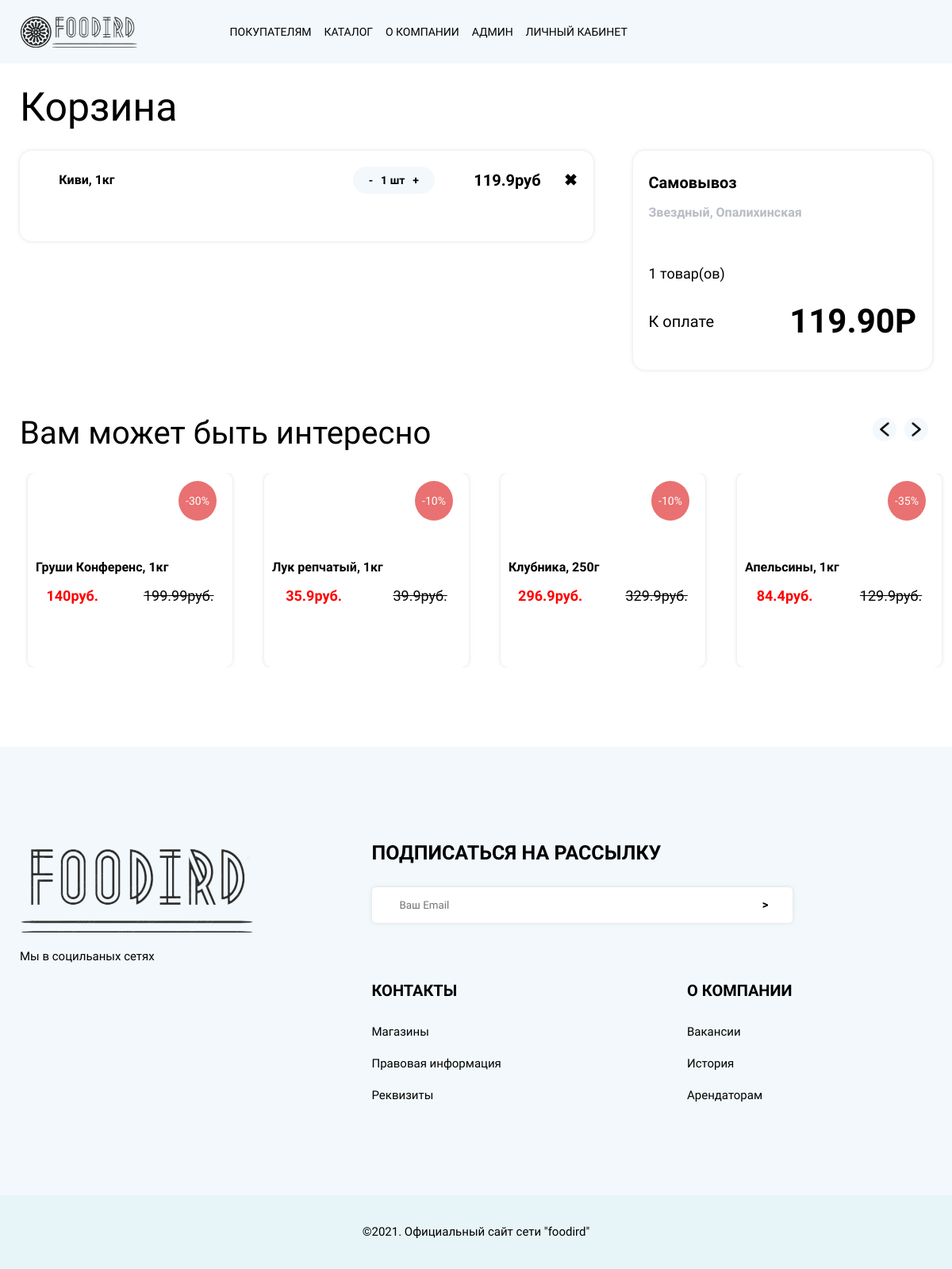
Screenshot of /cart/index.php (signed in) with the database file from the repository.
### tables this page shows
CREATE TABLE `products` (
  `product_id` int NOT NULL,
  `product_name` varchar(255) NOT NULL,
  `product_price` float NOT NULL,
  `supplier_id` int NOT NULL,
  `discount_id` int DEFAULT NULL,
  `category_id` int NOT NULL,
  `product_path` varchar(50) NOT NULL
);

CREATE TABLE `discounts` (
  `discount_id` int NOT NULL,
  `discount_value` float NOT NULL
);

### cart/index.php (the view, shortened to what this page needs)
<?php
require_once "../db/connect.php";
$sql_id = "select product_id from cart where email = :email";
$query_id = $pdo -> prepare($sql_id);
$query_id -> execute([
    'email' => $_SESSION['login']
]);
$id = $query_id ->fetchAll(PDO::FETCH_ASSOC);
$cart_products = array();
foreach ($id as $key) {
    $sql_cart_products = "select product_id, product_name, product_path, product_price, category_id, discount_value from products inner
    join discounts on products.discount_id = discounts.discount_id where product_id = :product";
    $query_cart_products = $pdo -> prepare($sql_cart_products);
    $query_cart_products -> execute([
        'product' => $key['product_id']
    ]);
    $cart_products[] = $query_cart_products -> fetchAll();
}
$cart_categories_sql = "select category_id from products inner join cart on products.product_id = cart.product_id where products.product_id = cart.product_id  and cart.email = :login group by(category_id)";
$cart_categories_query = $pdo -> prepare($cart_categories_sql);
$cart_categories_query -> execute([
    'login' => $_SESSION['login']
]);
$cart_categories = $cart_categories_query -> fetchAll();
$similar_slider_products = array();
foreach ($cart_categories as $key) {
    $similar_slider_products_sql = "select products.product_id, product_name, product_price, product_path, products.discount_id, discount_value, category_id from products left outer join
    cart on products.product_id = cart.product_id inner join discounts on products.discount_id = discounts.discount_id where category_id = :id and cart.cart_id is null order by rand()";
    $similar_cart_products_query = $pdo -> prepare($similar_slider_products_sql);
    $similar_cart_products_query -> execute([
        'id' => $key['category_id']
    ]);
    $similar_slider_products[] = $similar_cart_products_query -> fetchAll();
}
?>
<!DOCTYPE html>
<html lang="en">
<head>
    <link rel="stylesheet" href="css/style.css">
</head>
<body>
    <header class="header">
    <div class="header__wrapper">
        <div class="header__container container">
            <div class="header__body">
                <div class="header__main">
                    <a class="logo" href="../main/index.php">
                        <img src="img/logo.png" alt="">
                        <img src="img/logo-text.png" alt="logo">
                    </a>
                    <div class="header__menu menu">
                        <nav class="menu__body">
                            <ul class="menu__list">
                                <li class="menu__item"><a class="menu__link" href="404/404.htm">Покупателям</a></li>
                                <li class="menu__item"><a class="menu__link" href="../catalog/index.php">Каталог</a></li>
                                <li class="menu__item"><a class="menu__link" href="404/404.htm">О компании</a></li>
                                <?php
                                if($_SESSION['role'] == 1){
                                    echo '<li class="menu__item"><a class="menu__link" href="../admin/index.php">Админ</a></li>';
                                }
                                ?>
                                <?php
                                    if(isset($_SESSION['login'])){
                                        echo '<li class="menu__item"><a class="menu__link" href="../account/index.php">Личный кабинет</a></li>';
                                    }
                                    else{
                                        echo '<li class="menu__item"><a class="menu__link" href="../reglog/log.php">Личный кабинет</a></li>';
                                    }
                                ?>
                            </ul>
                        </nav>
                    </div>
                </div>
                <div class="header-actions actions-header">
                    <a href="#" class="actions-header__item actions-header__item_search _icon-search"></a>
                    <?php
                    if(isset($_SESSION['login'])){
                        echo '<a href="../controllers/logout.php" class="actions-header__item actions-header__item_favorites _icon-logout"></a>';
                    }
                    else{
                        echo '<a href="../reglog/log.php" class="actions-header__item actions-header__item_favorites _icon-user"></a>';
                    }
                    ?>
                    <div class="actions-header__item cart-header">
                        <a href="../cart/index.php" class="cart-header__icon _icon-cart"></a>
                    </div>
                </div>
            </div>
        </div>
    </div>
</header>
    <main style="position: relative">
        <section class="cart search-bot">
    <div class="cart__container container">
        <div class="cart__wrapper">
            <div class="cart__title title">
                <h1>Корзина</h1>
            </div>
            <div class="cart__body">
                <div class="cart__content">
                    <?php
                    if(empty($cart_products)){
                        echo '
                        <div class="cart-empty">
                            <div class="cart-empty__image">
                                <img src="img/cart.svg" alt="">
                            </div>
                            <div class="cart-empty__text">
                                <h4>В корзине пока нет товаров</h4>
                                <a class="btn" href="../catalog/index.php">Начать покупки</a>
                            </div>
                        </div>
                        ';
                    }
                    else{
                        if(isset($_SESSION['login'])){
                            foreach ($cart_products as $key) {
                                echo '<div data-id="'. $key[0]['product_id'] .'" data-category="'. $key[0]['category_id'] .'" class="cart__item item-cart">
                            <div class="item-cart__preview">
                                <a href="../product/index.php?id='. $key[0]['product_id'] .'&category='. $key[0]['category_id'] .'">
                                    <img src="'. $key[0]['product_path'] .'" alt="">
                                </a>
                            </div>
                            <div class="item-cart__name">'. $key[0]['product_name'].'</div>
                            <div class="item-cart__count count-cart">
                                <div class="count-cart__minus"><a class="minus">-</a></div>
                                <div class="count-cart__quantity"><span>1</span> шт</div>
                                <div class="count-cart__plus"><a class="plus" >+</a></div>
                            </div>
                            <div class="item-cart__price" data-price='. $key[0]['product_price'] .'><span>'. $key[0]['product_price'] .'</span>руб</div>
                            <a href="#" class="item-cart__delete" data-id="'. $key[0]['product_id'] .'" style="color: #000">&#10006;</a>
                        </div>';
                            }
                        }
                        else{
                            echo '<div class="cart__item item-cart">Войдите в аккаунт или зарегистрируйтесь, чтобы пользоваться корзиной</div>';
                        }
                    }
                    ?>
                </div>
                <div class="cart__finish finish-cart">
                    <div class="finish-cart__type">Самовывоз</div>
                    <div class="finish-cart__address">Звездный, Опалихинская</div>
                    <div class="finish-cart__count"><?php echo count($cart_products) ?> товар(ов)</div>
                    <div class="finish-cart__pay pay-cart">
                        <div class="pay-cart__title">К оплате</div>
                        <div class="pay-cart__price">0 Р</div>
                    </div>
                </div>
            </div>
        </div>
    </div>
</section>
<section class="advices">
    <div class="advices__container container">
        <div class="women__body body-women">
            <div class="body-women__title title">
                <h2>Вам может быть интересно</h2>
            </div>
            <div class="body-women__wrapper">
                <div class="aslider">
                    <?php
                            foreach ($similar_slider_products as $product => $zxc) {
                                foreach ($zxc as $product2 => $qwe) {
                                    echo '
                                    <div class="slider__item qwe">
                                        <article class="products__item item-product" data-id="'. $zxc[$product2]["product_id"] .'">
                                            <div class="item-product__labels">
                                                <div class="item-product__label item-product__label_sale">-'. $zxc[$product2]["discount_value"] .'%</div>
                                            </div>
                                            <a href="href="../product/index.php?id='. $zxc[$product2]["product_id"] .'&category='. $zxc[$product2]["category_id"] .'"" class="item-product__image">
                                                <img class="catalog-img" src="'. $zxc[$product2]["product_path"] .'" alt="">
                                            </a>
                                            <div class="item-product__body">
                                                <div class="item-product__content">
                                                    <a href="../product/index.php?id='. $zxc[$product2]["product_id"] .'&category='. $zxc[$product2]["category_id"] .'" class="item-product__title">'. $zxc[$product2]["product_name"] .'</a>
                                                </div>
                                                <div class="item-product__prices">
                                                    <div class="item-product__price">'. round($zxc[$product2]["product_price"] - $zxc[$product2]["product_price"] * $zxc[$product2]["discount_value"]/100,1) .'руб.</div>
                                                    <div class="item-product__price item-product__price_old">'. $zxc[$product2]["product_price"] .'руб.</div>
                                                </div>
                                                <div class="item-product__actions actions-product">
                                                    <div class="actions-product__body">
                                                        <a class="btn  actions-product__btn">В корзину</a>
                                                    </div>
                                                </div>
                                            </div>
                                        </article>
                                    </div>';
                                }
                            }
                        ?>
                </div>
            </div>
        </div>
    </div>
</section>
    </main>
<footer class="footer" style="position: relative">
    <div class="footer__wrapper">
        <div class="footer__container container">
            <div class="footer__body body-footer">
                <div class="body-footer__left left-content">
                    <div class="left-content__logo">
                        <img src="img/logo-text.png" alt="logo">
                    </div>
                    <div class="left-content__description">
                        <p>
                            Мы в социльаных сетях
                        </p>
                    </div>
                    <div class="left-content__links">
                        <a href="404/404.htm" class="_icon-twitter"></a>
                        <a href="404/404.htm" class="_icon-insta"></a>
                        <a href="404/404.htm" class="_icon-facebook"></a>
                        <a href="404/404.htm" class="_icon-vk"></a>
                    </div>
                </div>
                <div class="body-footer__right right-content">
                    <div class="right-content__title title">
                        <h3>Подписаться на рассылку</h2>
                    </div>
                    <div class="right-content__form join-form">
                        <input type="text" placeholder="Ваш Email" class="join-form__input">
                        <a href="404/404.htm">></a>
                    </div>
                    <div class="right-content__menu footer-menu">
                        <div class="footer-menu__body">
                            <h5>Контакты</h5>
                            <div class="footer-menu__help">
                                <ul class="help-menu">
                                    <li class="help-menu__item"><a href="404/404.htm">Магазины</a></li>
                                    <li class="help-menu__item"><a href="404/404.htm">Правовая информация</a></li>
                                    <li class="help-menu__item"><a href="404/404.htm">Реквизиты</a></li>
                                </ul>
                            </div>
                        </div>
                        <div class="footer-menu__body">
                            <h5>О компании</h5>
                            <div class="footer-menu__about">
                                <ul class="about-menu">
                                    <li class="about-menu__item"><a href="404/404.htm">Вакансии</a></li>
                                    <li class="about-menu__item"><a href="404/404.htm">История</a></li>
                                    <li class="about-menu__item"><a href="404/404.htm">Арендаторам</a></li>
                                </ul>
                            </div>
                        </div>
                    </div>
                </div>
            </div>
        </div>
    </div>
    <div class="footer__copyright">
        <p>©2021. Официальный сайт сети "foodird"</p>
    </div>
</footer>
</body>
</html>

### rows the page displays
products: product_name "Киви, 1кг", product_price "119.9"
products: discount.discount_value "30", product_name "Груши Конференс, 1кг", product_price.discount_value "140", product_price "199.99"
products: discount.discount_value "10", product_name "Лук репчатый, 1кг", product_price.discount_value "35.9", product_price "39.9"
products: discount.discount_value "10", product_name "Клубника, 250г", product_price.discount_value "296.9", product_price "329.9"
products: discount.discount_value "35", product_name "Апельсины, 1кг", product_price.discount_value "84.4", product_price "129.9"

### other values shown
count($cart_products) "1"
